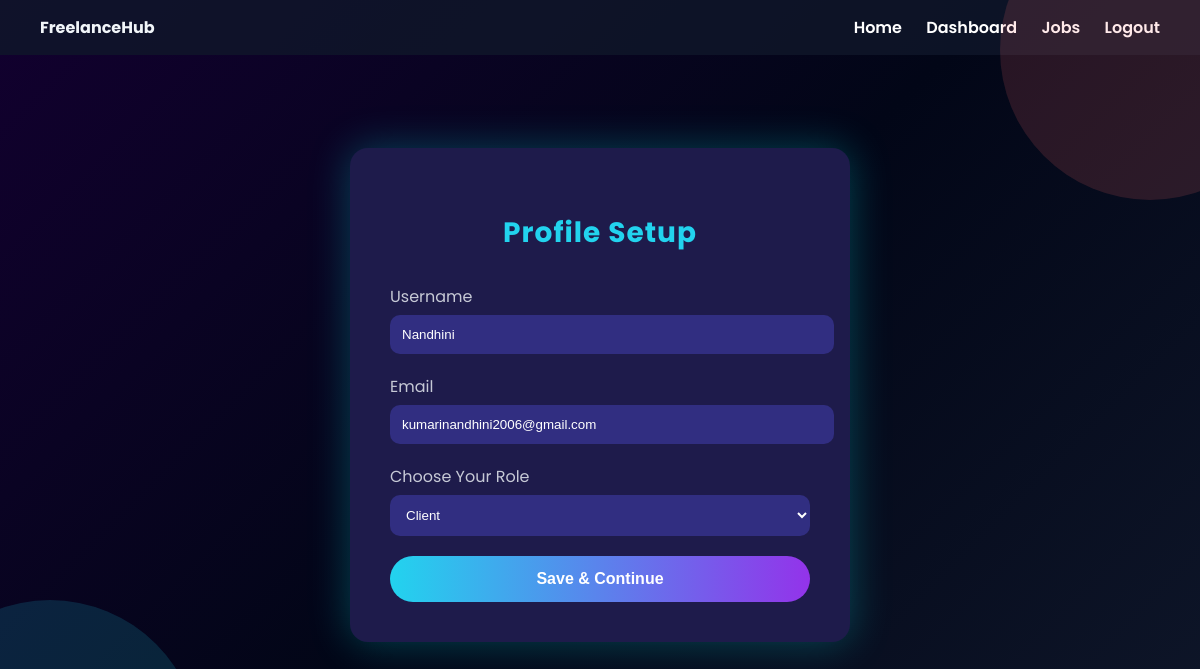
The page /profile/ (signed in) on the database as committed earlier.
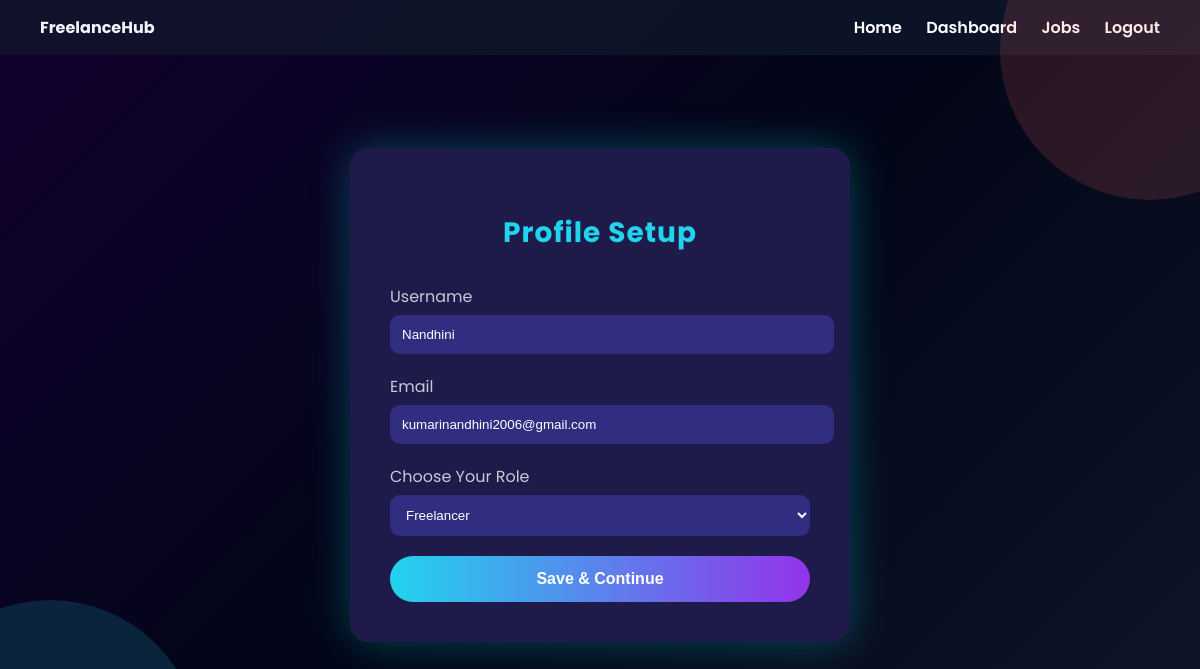
The same page on the database as committed later.
### accounts/models.py (models this page shows, shortened)
class Profile(models.Model):
    ROLE_CHOICES = [
        ('client', 'Client'),
        ('freelancer', 'Freelancer'),
    ]
    user = models.OneToOneField(
        User,
        on_delete=models.CASCADE,
        related_name='profile'
    )
    role = models.CharField(max_length=20, choices=ROLE_CHOICES, default='client')
    bio = models.TextField(blank=True)
    experience = models.PositiveIntegerField(default=0)  # in years
    completed_projects = models.PositiveIntegerField(default=0)
    total_earned = models.DecimalField(max_digits=10, decimal_places=2, default=0.00)
    is_verified = models.BooleanField(default=False)
    created_at = models.DateTimeField(auto_now_add=True)

### accounts/views.py (the view)
# urls.py: path('profile/', views.profile, name='profile'),
@login_required
def profile(request):
    profile = request.user.profile
    if request.method == "POST":
        profile.role = request.POST["role"]
        profile.save()
        if profile.role == "client":
            return redirect("recruiter_dashboard")
        return redirect("dashboard")
    return render(request, "accounts/profile.html", {"profile": profile})

### accounts/templates/accounts/profile.html (shortened to what this page needs)
{% extends "base.html" %}
{% block content %}
<div class="profile-wrapper">
<div class="profile-card">
<h2>Profile Setup</h2>
<form method="POST">
<label>Username</label> <input type="text" name="username" value="{{ request.user.username }}">
<label>Email</label> <input type="email" name="email" value="{{ request.user.email }}">
<label>Choose Your Role</label> <select name="role">
<option value="freelancer"
{% if profile.role == "freelancer" %}selected{% endif %}>
Freelancer
</option>
<option value="client"
{% if profile.role == "client" %}selected{% endif %}>
Client
</option>
</select>
<button type="submit" class="save-btn">
Save & Continue
</button>
</form>
</div>
</div>
{% endblock %}

Rows that differ between the two databases and show on the page:
changed Profile: role "Client" → "Freelancer"
